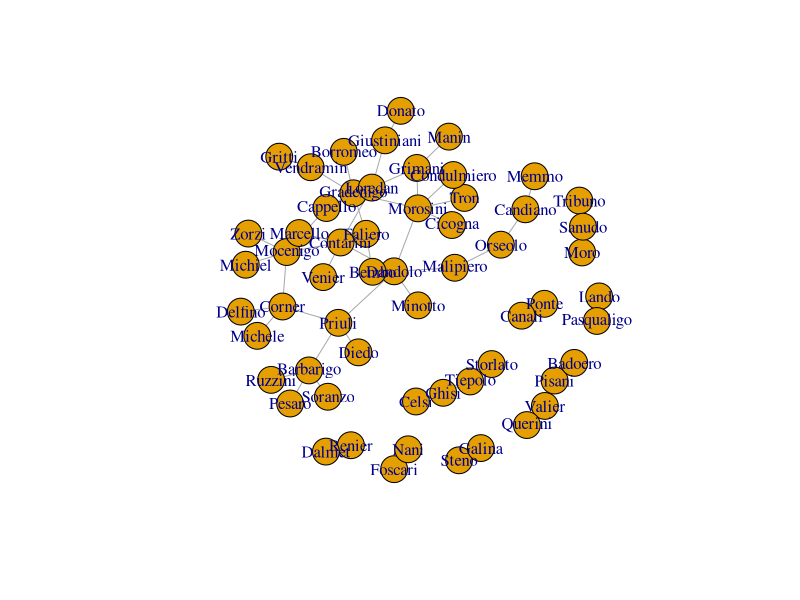

The R source for this figure: (Note: this script raises an error after producing the figure.)
library(igraph)

data <- read.csv("resources/family-pairs.csv",header=FALSE)
venice.sn <- graph.data.frame(data.frame(data$V1,data$V2),directed=F)
plot(venice.sn)
V(venice.sn)$degree <- degree(venice.sn)
cnet <- cluster_edge_betweenness(venice.sn)

node.type <- read.csv("resources/family-data.csv")
node.type.dict <- list()

for (r in 1:nrow(node.type)) {
  node.type.dict[[ node.type[r,"Family.name"] ]]  <-  list( "positions"= node.type[r,"Positions"],
                                                            "doges"= node.type[r,"Doges"],
                                                            "type" = node.type[r,"Type"] )
}

positions = NULL
shapes = NULL

for (r in V(venice.sn)$name) {
  if (! is.null(node.type.dict[[r]])) {
    positions <- c(positions, node.type.dict[[r]])
    shapes <- c(shapes,
                     ifelse(node.type.dict[[r]] == "Doge",
                            "square",
                            ifelse(node.type.dict[[r]] == "Dogaressa","sphere","circle")))
    
  } else {
    positions <- c(positions,"None")
    shapes <- c(shapes,"sphere")
  }
  
}

V(venice.sn)$positions <- positions
V(venice.sn)$shapes <- shapes

plot(cnet,venice.sn,vertex.shape=V(venice.sn)$shapes)

V(venice.sn)$betweenness <- betweenness(venice.sn)

plot(cnet,venice.sn,vertex.shape=V(venice.sn)$shapes,
     layout=layout_with_fr(venice.sn),
     vertex.size=5+(V(venice.sn)$betweenness/20))

write_graph(venice.sn,"resources/venice-social-network.graphml",format="graphml")
